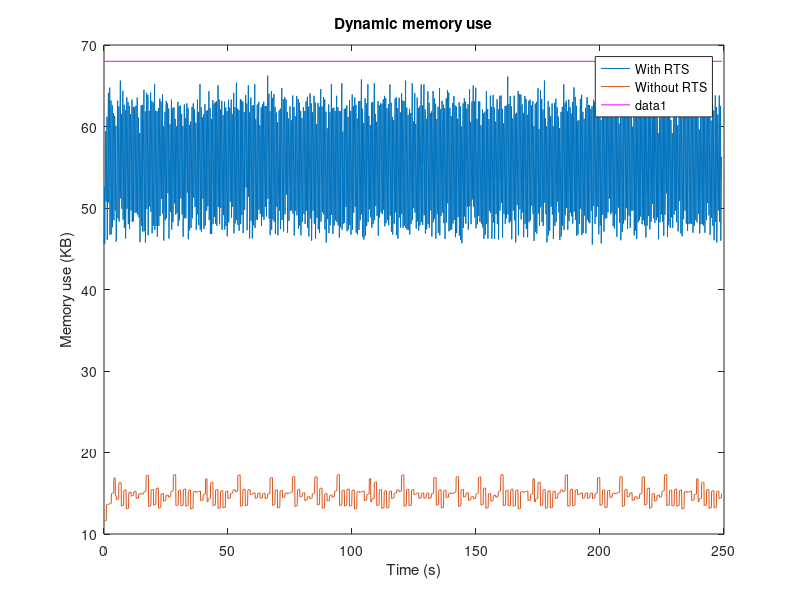

Source code (MATLAB): (Note: this script raises an error after producing the figure.)
figure('Name', 'dynamic_memory_use_first')
hold off
file1 = fopen('mem_stm_nonopt.txt', 'r');
file2 = fopen('mem_nostm.txt', 'r');
data1 = fscanf(file1, '%f');
data2 = fscanf(file2, '%f');

dt = 0.1;
t = [0:2490]*dt;

data1 = data1(1:length(t));
data2 = data2(1:length(t));

plot(t, data1, t, data2)
title('Dynamic memory use')
legend('With RTS', 'Without RTS')
xlabel('Time (s)'), ylabel('Memory use (KB)')
line([0 length(t)*dt], [68, 68], 'Color', 'm')

fclose(file1);
fclose(file2);
fclose(file5);

% values: task_size: 500, no_measurements = 10, task_repeats = 20, run_time
% = 300000ms

avg_stm_nonopt = mean(data1);
avg_nostm = mean(data2);
averages = [avg_stm_nonopt, avg_nostm]

[max_stm_nonopt, i_stm_nonopt] = max(data1);
[max_nostm, i_nostm] = max(data2);

maxes = [max_stm_nonopt, max_nostm]

index_stm_nonopt = i_stm_nonopt*dt;
index_nostm = i_nostm*dt;
indices = [index_stm_nonopt, index_nostm]